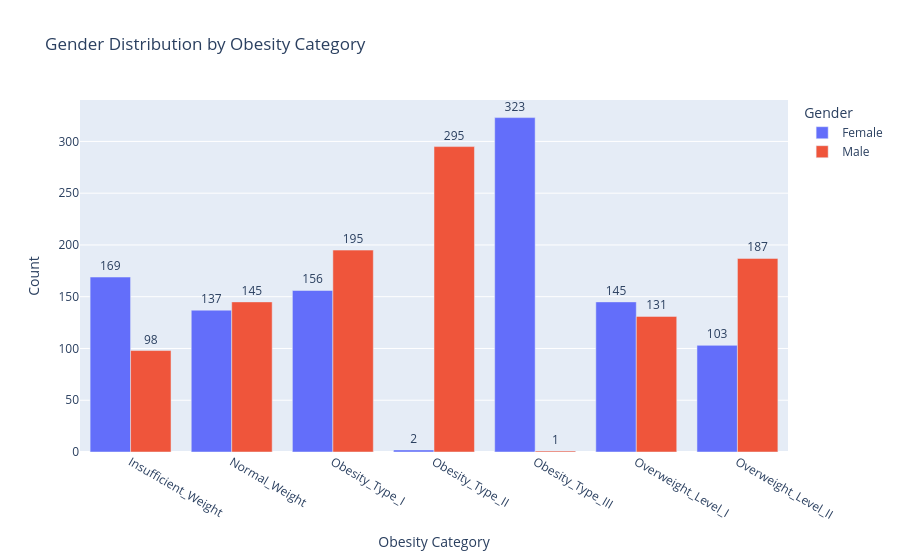

Source (notebook cell):
### Code cell
gender_obesity = df1.groupby(["NObeyesdad","Gender"]).size().reset_index(name="Count")
print(gender_obesity)

fig = px.bar(gender_obesity,
             x="NObeyesdad",
             y="Count",
             color="Gender",
             barmode="group",
             text="Count",
             title="Gender Distribution by Obesity Category")
fig.update_traces(texttemplate='%{text}', textposition='outside')
fig.update_layout(xaxis_title="Obesity Category",
                  yaxis_title="Count",
                  legend_title="Gender")

fig.show()

### Figure 1 — Plotly figure (JSON) as saved in the notebook; plotly's stock layout.template omitted (floating-point values rounded to 4 significant figures)
{"data": [{"alignmentgroup": "True", "hovertemplate": "Gender=Female<br>NObeyesdad=%{x}<br>Count=%{text}<extra></extra>", "legendgroup": "Female", "marker": {"color": "#636efa", "pattern": {"shape": ""}}, "name": "Female", "offsetgroup": "Female", "orientation": "v", "showlegend": true, "text": [169.0, 137.0, 156.0, 2.0, 323.0, 145.0, 103.0], "textposition": "outside", "texttemplate": "%{text}", "type": "bar", "x": ["Insufficient_Weight", "Normal_Weight", "Obesity_Type_I", "Obesity_Type_II", "Obesity_Type_III", "Overweight_Level_I", "Overweight_Level_II"], "xaxis": "x", "y": [169, 137, 156, 2, 323, 145, 103], "yaxis": "y"}, {"alignmentgroup": "True", "hovertemplate": "Gender=Male<br>NObeyesdad=%{x}<br>Count=%{text}<extra></extra>", "legendgroup": "Male", "marker": {"color": "#EF553B", "pattern": {"shape": ""}}, "name": "Male", "offsetgroup": "Male", "orientation": "v", "showlegend": true, "text": [98.0, 145.0, 195.0, 295.0, 1.0, 131.0, 187.0], "textposition": "outside", "texttemplate": "%{text}", "type": "bar", "x": ["Insufficient_Weight", "Normal_Weight", "Obesity_Type_I", "Obesity_Type_II", "Obesity_Type_III", "Overweight_Level_I", "Overweight_Level_II"], "xaxis": "x", "y": [98, 145, 195, 295, 1, 131, 187], "yaxis": "y"}], "layout": {"barmode": "group", "legend": {"title": {"text": "Gender"}, "tracegroupgap": 0}, "title": {"text": "Gender Distribution by Obesity Category"}, "xaxis": {"anchor": "y", "domain": [0, 1], "title": {"text": "Obesity Category"}}, "yaxis": {"anchor": "x", "domain": [0, 1], "title": {"text": "Count"}}}}
